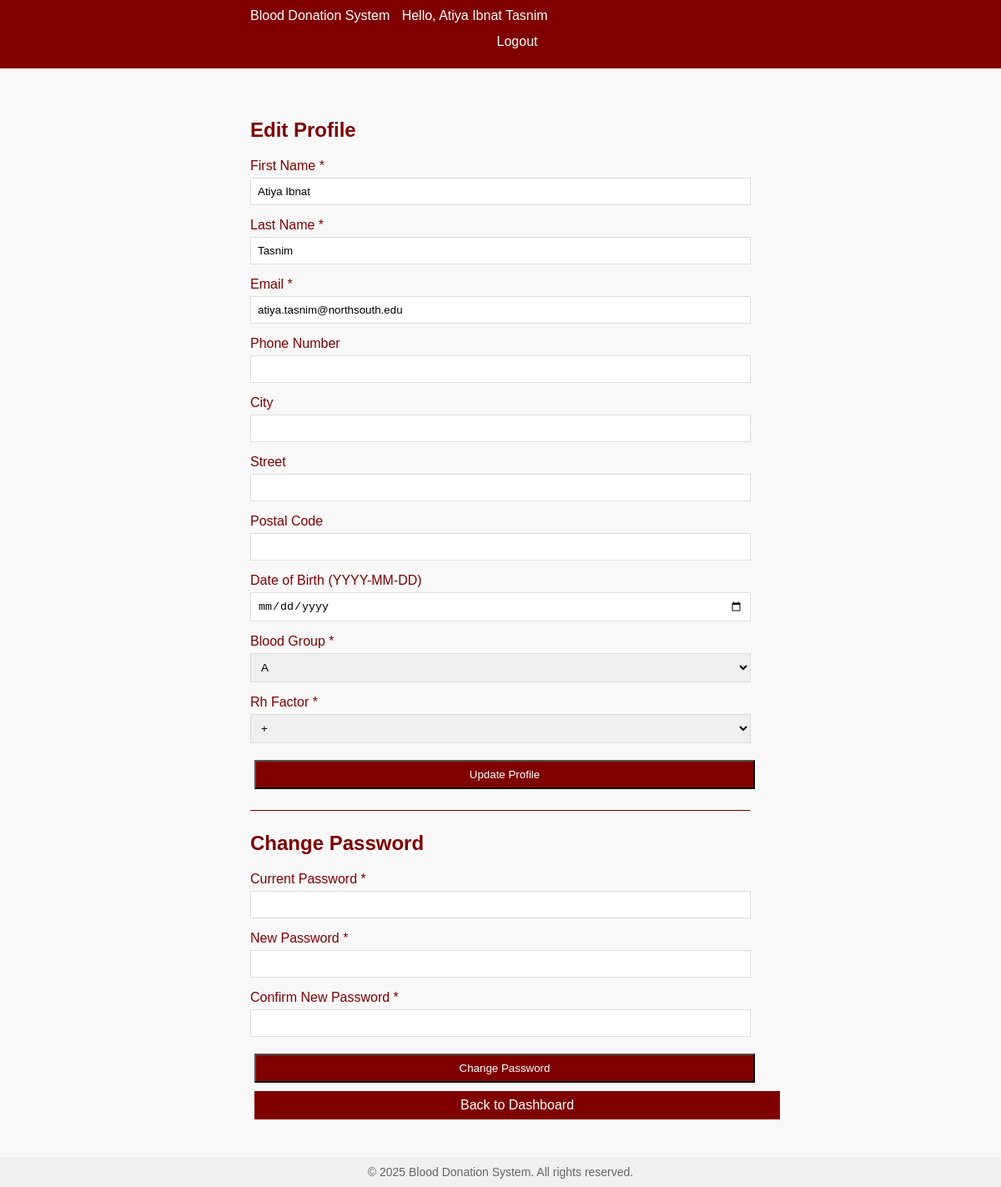
Screenshot of /edit_profile.php (signed in) with the database file from the repository.
### tables this page shows
CREATE TABLE `user` (
  `user_id` int(11) NOT NULL,
  `first_name` varchar(50) NOT NULL,
  `last_name` varchar(50) NOT NULL,
  `email` varchar(100) NOT NULL,
  `city` varchar(50) DEFAULT NULL,
  `street` varchar(100) DEFAULT NULL,
  `postal_code` varchar(20) DEFAULT NULL,
  `date_of_birth` date DEFAULT NULL
);

CREATE TABLE `donor` (
  `user_id` int(11) NOT NULL,
  `blood_group` enum('A','B','AB','O') NOT NULL,
  `rh_factor` enum('+','-') NOT NULL,
  `eligibility_status` enum('eligible','ineligible','pending') DEFAULT 'pending',
  `donation_count` int(11) DEFAULT 0
);

### edit_profile.php (the view, shortened to what this page needs)
<?php
include 'db.php';
$user_id = $_SESSION['user_id'];
$role = $_SESSION['role'] ?? null;
$full_name = $_SESSION['full_name'] ?? 'User';
$stmt = $conn->prepare("
    SELECT first_name, last_name, email, city, street, postal_code, date_of_birth
    FROM user
    WHERE user_id = ?
");
$stmt->bind_param("i", $user_id);
$stmt->execute();
$user_data = $stmt->get_result()->fetch_assoc();
$phone_numbers = [];
$role_data = [];
if ($role === 'donor') {
    $stmt = $conn->prepare("SELECT blood_group, rh_factor FROM donor WHERE user_id = ?");
    $stmt->bind_param("i", $user_id);
    $stmt->execute();
    $role_data = $stmt->get_result()->fetch_assoc() ?: [];
} elseif ($role === 'recipient') {
    $stmt = $conn->prepare("SELECT blood_group, rh_factor, medical_condition, urgency_level, hospital_id FROM recipient WHERE user_id = ?");
    $stmt->bind_param("i", $user_id);
    $stmt->execute();
    $role_data = $stmt->get_result()->fetch_assoc() ?: [];
    $stmt->close();
} elseif ($role === 'hospital_rep') {
    $stmt = $conn->prepare("SELECT hospital_id, department, designation, license_id FROM hospital_representative WHERE user_id = ?");
    $stmt->bind_param("i", $user_id);
    $stmt->execute();
    $role_data = $stmt->get_result()->fetch_assoc() ?: [];
    $stmt->close();
}
?>
<!DOCTYPE html>
<html lang="en">
<head>
</head>
<body>
    <div class="navbar">
        <div style="max-width: 600px; margin: 0 auto;">
            <a href="dashboard.php">Blood Donation System</a>
            <span>Hello, <?= htmlspecialchars($full_name) ?></span>
            <a href="logout.php" class="btn">Logout</a>
        </div>
    </div>
    <div class="container">
        <h2>Edit Profile</h2>
        <form method="POST">
            <div class="form-group">
                <label for="first_name">First Name *</label>
                <input type="text" id="first_name" name="first_name" required
                       value="<?= htmlspecialchars($_POST['first_name'] ?? $user_data['first_name']) ?>">
            </div>
            <div class="form-group">
                <label for="last_name">Last Name *</label>
                <input type="text" id="last_name" name="last_name" required
                       value="<?= htmlspecialchars($_POST['last_name'] ?? $user_data['last_name']) ?>">
            </div>
            <div class="form-group">
                <label for="email">Email *</label>
                <input type="email" id="email" name="email" required
                       value="<?= htmlspecialchars($_POST['email'] ?? $user_data['email']) ?>">
            </div>
            <div class="form-group">
                <label for="phone_number">Phone Number</label>
                <input type="text" id="phone_number" name="phone_number"
                       value="<?= htmlspecialchars($_POST['phone_number'] ?? (!empty($phone_numbers) ? $phone_numbers[0] : '')) ?>">
            </div>
            <div class="form-group">
                <label for="city">City</label>
                <input type="text" id="city" name="city"
                       value="<?= htmlspecialchars($_POST['city'] ?? $user_data['city'] ?? '') ?>">
            </div>
            <div class="form-group">
                <label for="street">Street</label>
                <input type="text" id="street" name="street"
                       value="<?= htmlspecialchars($_POST['street'] ?? $user_data['street'] ?? '') ?>">
            </div>
            <div class="form-group">
                <label for="postal_code">Postal Code</label>
                <input type="text" id="postal_code" name="postal_code"
                       value="<?= htmlspecialchars($_POST['postal_code'] ?? $user_data['postal_code'] ?? '') ?>">
            </div>
            <div class="form-group">
                <label for="date_of_birth">Date of Birth (YYYY-MM-DD)</label>
                <input type="date" id="date_of_birth" name="date_of_birth"
                       value="<?= htmlspecialchars($_POST['date_of_birth'] ?? $user_data['date_of_birth'] ?? '') ?>">
            </div>
            <?php if ($role === 'donor'): ?>
                <div class="form-group">
                    <label for="blood_group">Blood Group *</label>
                    <select id="blood_group" name="blood_group" required>
                        <?php foreach (['A', 'B', 'AB', 'O'] as $bg): ?>
                            <option value="<?= $bg ?>" <?= ($_POST['blood_group'] ?? $role_data['blood_group'] ?? '') === $bg ? 'selected' : '' ?>>
                                <?= $bg ?>
                            </option>
                        <?php endforeach; ?>
                    </select>
                </div>
                <div class="form-group">
                    <label for="rh_factor">Rh Factor *</label>
                    <select id="rh_factor" name="rh_factor" required>
                        <?php foreach (['+', '-'] as $rf): ?>
                            <option value="<?= $rf ?>" <?= ($_POST['rh_factor'] ?? $role_data['rh_factor'] ?? '') === $rf ? 'selected' : '' ?>>
                                <?= $rf ?>
                            </option>
                        <?php endforeach; ?>
                    </select>
                </div>
            <?php endif; ?>
            <button type="submit" class="btn">Update Profile</button>
        </form>
        <hr>
        <h3>Change Password</h3>
        <form method="POST">
            <div class="form-group">
                <label for="current_password">Current Password *</label>
                <input type="password" id="current_password" name="current_password" required>
            </div>
            <div class="form-group">
                <label for="new_password">New Password *</label>
                <input type="password" id="new_password" name="new_password" required>
            </div>
            <div class="form-group">
                <label for="confirm_password">Confirm New Password *</label>
                <input type="password" id="confirm_password" name="confirm_password" required>
            </div>
            <button type="submit" class="btn">Change Password</button>
        </form>
        <a href="dashboard.php" class="btn">Back to Dashboard</a>
    </div>
    <footer>
        &copy; <?= date('Y') ?> Blood Donation System. All rights reserved.
    </footer>
</body>
</html>

### edit_profile.php (style rules this page uses)
body { background-color: #f8f8f8; margin: 0; font-family: Arial, sans-serif; }
.navbar { background-color: #800000; padding: 10px; }
.navbar a, .navbar span { color: #fff; text-decoration: none; margin-right: 10px; }
.container { max-width: 600px; margin: 20px auto; padding: 20px; }
h2, h3 { color: #800000; font-size: 24px; margin-bottom: 20px; }
.form-group { margin-bottom: 15px; }
.form-group label { display: block; margin-bottom: 5px; color: #800000; }
.form-group input, .form-group select { width: 100%; padding: 8px; border: 1px solid #ddd; box-sizing: border-box; }
.btn { background-color: #800000; color: #fff; padding: 8px 15px; text-decoration: none; display: inline-block; margin: 5px; width: 100%; text-align: center; }
hr { border-top: 1px solid #800000; margin: 20px 0; }
a { color: #800000; text-decoration: none; }
footer { background-color: #f0f0f0; text-align: center; padding: 10px; font-size: 14px; color: #666; margin-top: 20px; }

### rows the page displays
user: first_name "Atiya Ibnat", last_name "Tasnim", email "atiya.tasnim@northsouth.edu"
donor: blood_group "A", rh_factor "+"

### other values shown
$full_name "Atiya Ibnat Tasnim"
